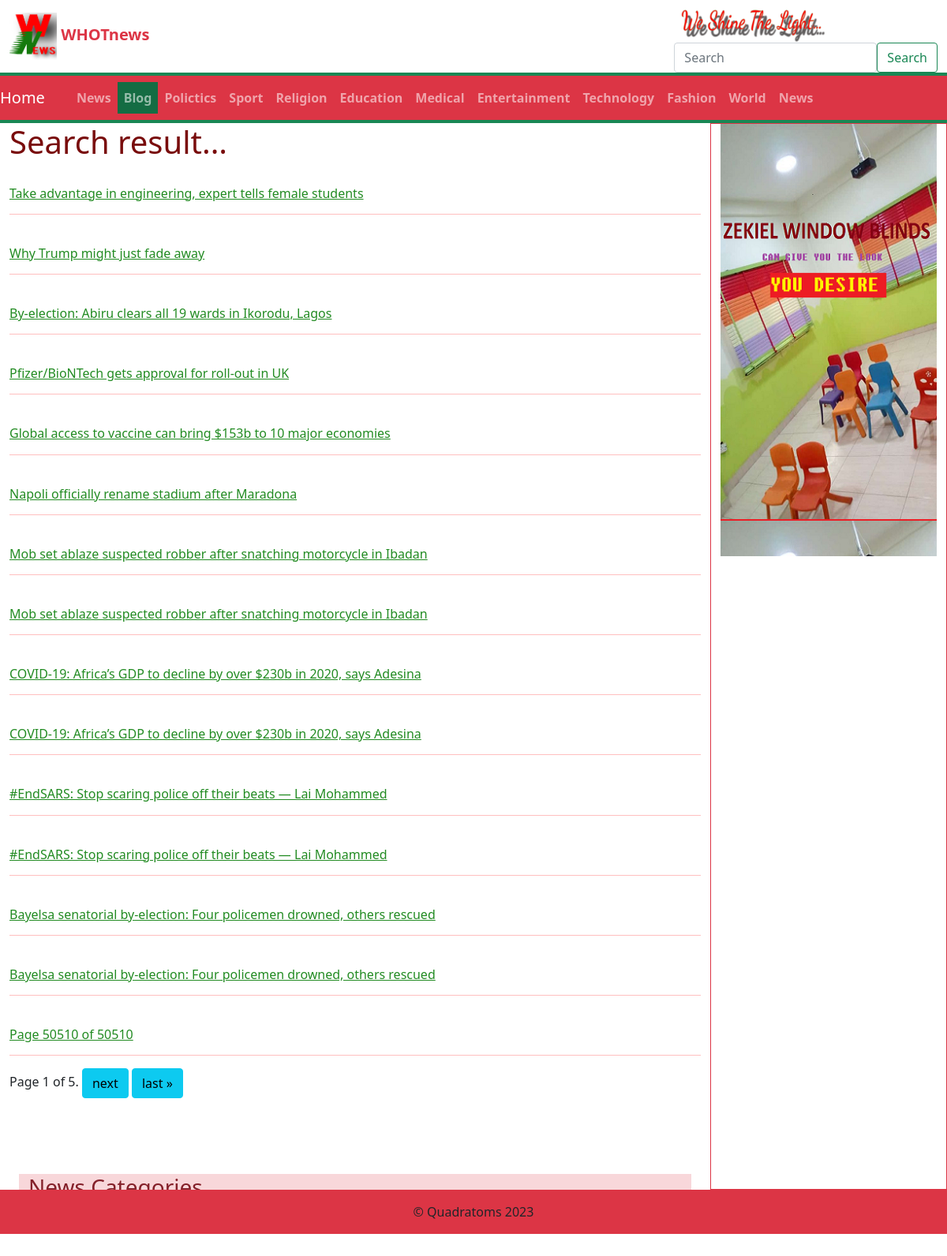
Page /search=10/ on the earlier database version.
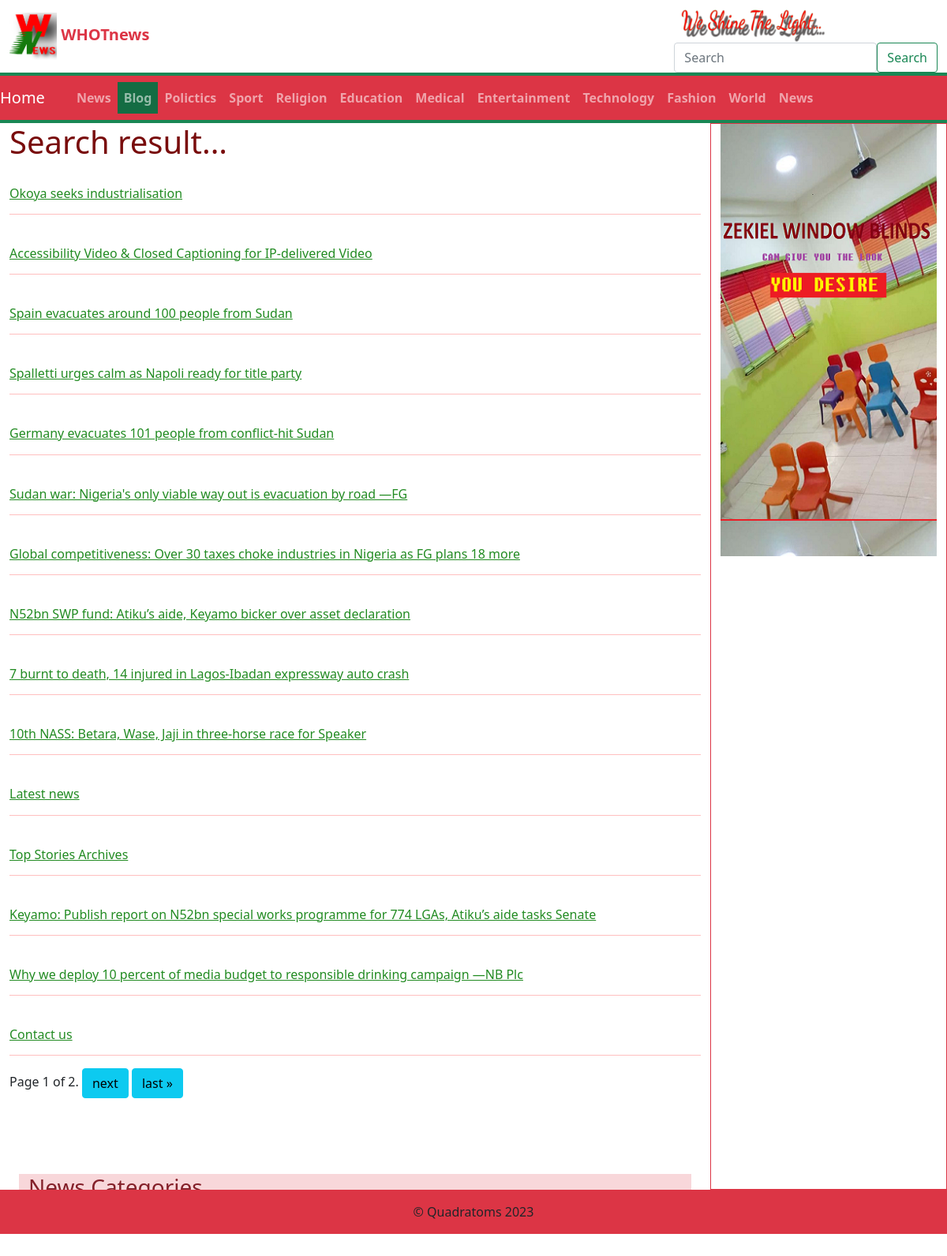
Same page on the later database version.
### news/models.py (models this page shows, shortened)
class cartegory(models.Model):
	catlist='News Polictics World Religion Education Fashion Technology Entertainment Medical Sport'
	CAT=models.TextChoices('CAT', catlist)
	cat=models.CharField(choices=CAT.choices, max_length=15)

class Newsmodel(models.Model):
    newscat=models.ManyToManyField(cartegory)
    source=models.CharField(blank=True, null=True, max_length=20)
    author=models.CharField(blank=True, null=True, max_length=20)
    source_url= models.CharField(blank=True, null=True, max_length=1000)
    heading = models.CharField(max_length=300, unique=True)
    date=models.DateTimeField(auto_now_add=True)
    article_img=models.CharField(max_length=200, blank=True)
    content=RichTextField(blank=True, null=True)
    view=models.IntegerField(default=0)
    post=models.BooleanField(default=False)

### news/views.py (the view)
# urls.py: path('search=<str:pk>/', search),
def search(request, pk):
    if 'search' in request.POST:
        print(22)
        keywords = request.POST.get('keywords')
        a='/search='+ keywords + '/'
        return redirect(a)
    news=searchengine(pk)
    p=Paginator(news, 15)
    pnum= request.GET.get('page', 1)
    try:
        newslist = p.get_page(pnum)
    except:# in case there is no result for search
        newslist = None
    catlink=cartegory.objects.all()
    return render(request, 'search.html', {'catlink':catlink, 'newslist':newslist})

### news/viewengine.py (called while the page is built)
def searchengine(keywords):
    newslist=[]
    a = Newsmodel.objects.all().order_by('-date')
    for each in a:
        if keywords in each.heading or keywords in each.content:
            newslist.append(each)
    if len(newslist) > 0:
        return newslist
    else:
        return None

### news/templates/search.html (shortened to what this page needs)
{% extends "base.html" %} {% block title %} Search WHOTnews {% endblock title %} {% block content %}
<div>
    <div>
        <h1 style="color: rgb(121, 12, 12);">Search result...</h1>
    </div>
    {% for i in newslist %}
    <br>
    <h6 class>
        <a href="/news/{{ i.id }}" style="color: forestgreen;">{{i.heading}}</a>
    </h6>
    <hr style="color:red"> {% endfor %}
    <div class="nav">
        <span class="">
			<span class="current">
				Page {{ newslist.number }} of {{ newslist.paginator.num_pages }}.
			</span> {% if newslist.has_next %}
        <a class="btn btn-info" href="?page={{ newslist.next_page_number }}">next</a>
        <a class="btn btn-info" href="?page={{ newslist.paginator.num_pages }}">last &raquo;</a> {% endif %}
        </span>
    </div>
</div>
{% endblock content %}

### news/templates/base.html (shortened to what this page needs)
{% load static %}
<!doctype html>
<html lang="en">
<head>
	<link href="https://cdn.jsdelivr.net/npm/bootstrap@5.0.2/dist/css/bootstrap.min.css" rel="stylesheet"
>
</head>
<body style="background-color:white ;">
	<header>
		<div class='container-fluid'>
			<nav class=" justify-content-between  align-items-center d-flex">
				<a class="navbar-brand col" href="/">
					<img src='{% static "logo.png" %}' width="60" height="60" alt="whotnews icon">
					<span class="text-danger" style="font-weight: 800;">WHOTnews</span>
				</a>
				<div>
					<img src='{% static "shine.png" %}' width="200" height="" alt="whotnews icon">
					<br>
					<form method='post' class="d-flex align-items-center my-0 my-lg-0">
						<input class="form-control mr-sm-2" required type="search" placeholder="Search" name='keywords'
							aria-label="Search">
						<button class="btn btn-outline-success my-2 my-sm-0" name='search' type="submit">Search</button>
					</form>
				</div>
			</nav>
		</div>
		<div class="pt-1 py-1 bg-success">
			<nav class="navbar navbar-expand-md navbar-dark bg-danger">
				<div class="collapse navbar-collapse" id="navbarTogglerDemo01">
					<a class="navbar-brand" href="/">Home</a>
					<ul class="navbar-nav mr-auto mt-2 mt-lg-0 fw-bold text-white mx-3">
						<li class="nav-item active">
							<a class="nav-link" href="/allpost/">News</a>
						</li>
						<li class="nav-item btn-success active">
							<a class="nav-link" href="/whot/">Blog</a>
						</li>
						{% for each in catlink %}
						<li class="nav-item active">
							<a class="nav-link" href="/cat/{{ each.id }}">{{ each.cat }}</a>
						</li>
						{% endfor %}
					</ul>
				</div>
			</nav>
		</div>
	</header>
	<div class='container-fluid ' >
		<div class='row justify-content-center'>
			<main class='col-md-9' style="background-color: white;  height: 80vh;
			overflow-y: scroll;">
				<div class='mb-5 pb-5'>
					{% block content %}
					{% endblock content %}
				</div>
				<div class='container-fluid'>
					<div class='row alert-danger'>
						<h3>News Categories</h3>
					</div>
				</div>
			</main>
			<aside class='col-md-3 border border-danger'>
				<div>
					<div class="d-flex align-items-start flex-column justify-content-around">
						<div style="background-image: url('/static/zekiel.png'); background-size: contain; width:100%; aspect-ratio: 1 / 2;">
						</div>
					</div>
				</div>
			</aside>
		</div>
	</div>
	<footer class='bg-danger'>
		<div class="d-flex justify-content-center py-3">
			© Quadratoms 2023
		</div>
	</footer>
</body>
</html>

Differences in the rows shown:
removed Newsmodel: heading "Take advantage in engineering, expert tells female students"
removed Newsmodel: heading "Why Trump might just fade away"
removed Newsmodel: heading "By-election: Abiru clears all 19 wards in Ikorodu, Lagos"
removed Newsmodel: heading "Pfizer/BioNTech gets approval for roll-out in UK"
removed Newsmodel: heading "Global access to vaccine can bring $153b to 10 major economies"
removed Newsmodel: heading "Napoli officially rename stadium after Maradona"
removed Newsmodel: heading "Mob set ablaze suspected robber after snatching motorcycle in Ibadan"
removed Newsmodel: heading "Mob set ablaze suspected robber after snatching motorcycle in Ibadan"
removed Newsmodel: heading "COVID-19: Africa’s GDP to decline by over $230b in 2020, says Adesina"
removed Newsmodel: heading "COVID-19: Africa’s GDP to decline by over $230b in 2020, says Adesina"
removed Newsmodel: heading "#EndSARS: Stop scaring police off their beats — Lai Mohammed"
removed Newsmodel: heading "#EndSARS: Stop scaring police off their beats — Lai Mohammed"
removed Newsmodel: heading "Bayelsa senatorial by-election: Four policemen drowned, others rescued"
removed Newsmodel: heading "Bayelsa senatorial by-election: Four policemen drowned, others rescued"
removed Newsmodel: heading "Page 50510 of 50510"
added Newsmodel: heading "Okoya seeks industrialisation"
added Newsmodel: heading "Accessibility Video & Closed Captioning for IP-delivered Video"
added Newsmodel: heading "Spain evacuates around 100 people from Sudan"
added Newsmodel: heading "Spalletti urges calm as Napoli ready for title party"
added Newsmodel: heading "Germany evacuates 101 people from conflict-hit Sudan"
added Newsmodel: heading "Sudan war: Nigeria's only viable way out is evacuation by road —FG"
added Newsmodel: heading "Global competitiveness: Over 30 taxes choke industries in Nigeria as FG plans 18 more"
added Newsmodel: heading "N52bn SWP fund: Atiku’s aide, Keyamo bicker over asset declaration"
added Newsmodel: heading "7 burnt to death, 14 injured in Lagos-Ibadan expressway auto crash"
added Newsmodel: heading "10th NASS: Betara, Wase, Jaji in three-horse race for Speaker"
added Newsmodel: heading "Latest news"
added Newsmodel: heading "Top Stories Archives"
added Newsmodel: heading "Keyamo: Publish report on N52bn special works programme for 774 LGAs, Atiku’s aide tasks Senate"
added Newsmodel: heading "Why we deploy 10 percent of media budget to responsible drinking campaign —NB Plc"
added Newsmodel: heading "Contact us"
Other differences:
{{ newslist.paginator.num_pages }}: "5" → "2"
